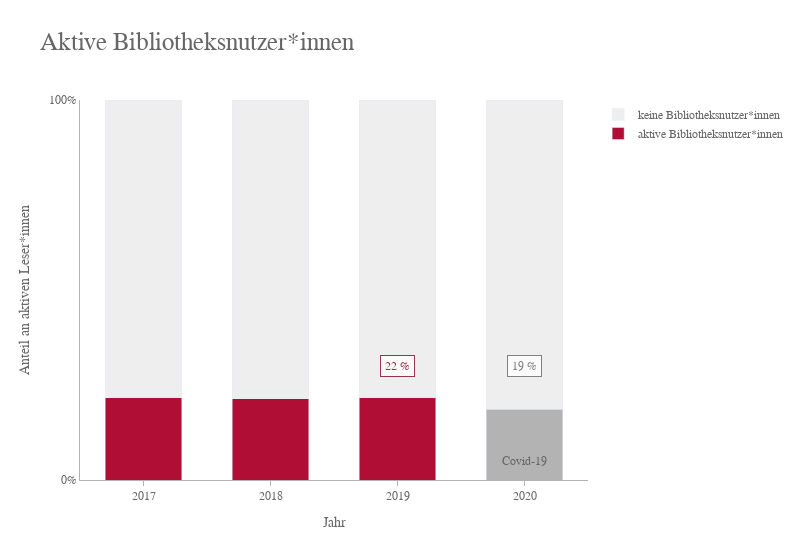

Write notebook code for a chart like this one.
### Markdown cell above
### Wie hoch ist der Anteil an aktiven Bibliotheksnutzer*innen an aktiven Leser\*innen?
- Das Balkendiagramm eignet sich, um den Anteil der Bibliotheksnutzer*innen über die Jahre zu zeigen
- Die aktuellesten, repräsentativen Daten sind hervorgehoben (2019, vor der Covid-19-Pandemie)
- Da die Bibliotheksnutzung durch die Covid-19-Pandemie zurückgegangen ist, werden die Daten ausgegraut, weil sie nicht belastbar sind

### Code cell
fig = go.Figure()

# preparation
colors1 = [light_red, ] * 3
colors1.append(grey)

colors2 = [light_grey, ] * 4

perc_lenders_readers_2019 = f"{round(df['perc_lenders_readers'][9]*100)} %"
perc_lenders_readers_2020 = f"{round(df['perc_lenders_readers'][10]*100)} %"

# two bar groups lending and non-lending readers
fig.add_trace(go.Bar(x=df['year.1'][7:12], y=df['perc_lenders_readers'][7:12], name='aktive Bibliotheksnutzer*innen', width=0.6, marker_color=colors1))
fig.add_trace(go.Bar(x=df['year.1'][7:12], y=df['perc_nonlending_readers'][7:12], name='keine Bibliotheksnutzer*innen', width=0.6, marker_color=colors2))
fig.update_traces(hovertemplate='%{x}: %{y}')

# annotation for covid-19
fig.add_annotation(x=2020, y=0.05, text="Covid-19", showarrow=False, font=dict(size=12, color=dark_grey))
fig.add_annotation(x=2020, y=0.3, text=perc_lenders_readers_2020, showarrow=False, font=dict(size=12, color=dark_grey), bgcolor=white,
                    opacity=0.8, bordercolor=dark_grey, borderpad=4)

# annotation for 2019, representative data
fig.add_annotation(x=2019, y=0.3, text=perc_lenders_readers_2019, showarrow=False, font=dict(size=12, color=red), bgcolor=white,
                    opacity=0.8, bordercolor=red, borderpad=4)

# layout
fig.update_layout(title='Aktive Bibliotheksnutzer*innen',
                    title_font_size=25,
                    xaxis_title='Jahr',
                    yaxis_title='Anteil an aktiven Leser*innen',
                    font_family='Gravitas One',
                    font_color=dark_grey,
                    plot_bgcolor=white,
                    width=800,
                    barmode='stack',
                   )

# axes
fig.update_xaxes(title_text='Jahr', ticks='outside', tick0=2017, tickcolor=grey, fixedrange=True, linecolor=grey)
fig.update_yaxes(range=[0,1], tickformat='.0%', dtick=1, linecolor=grey)
                   
fig.show()

### Figure 1 — Plotly figure (JSON) as saved in the notebook; plotly's stock layout.template omitted (floating-point values rounded to 4 significant figures)
{"data": [{"hovertemplate": "%{x}: %{y}", "marker": {"color": ["#b00e34", "#b00e34", "#b00e34", "#b3b3b3"]}, "name": "aktive Bibliotheksnutzer*innen", "type": "bar", "width": 0.6, "x": [2017, 2018, 2019, 2020], "y": [0.2166, 0.214, 0.2159, 0.1862]}, {"hovertemplate": "%{x}: %{y}", "marker": {"color": ["#eeeeee", "#eeeeee", "#eeeeee", "#eeeeee"]}, "name": "keine Bibliotheksnutzer*innen", "type": "bar", "width": 0.6, "x": [2017, 2018, 2019, 2020], "y": [0.7834, 0.786, 0.7841, 0.8138]}], "layout": {"annotations": [{"font": {"color": "#666666", "size": 12}, "showarrow": false, "text": "Covid-19", "x": 2020, "y": 0.05}, {"bgcolor": "#ffffff", "bordercolor": "#666666", "borderpad": 4, "font": {"color": "#666666", "size": 12}, "opacity": 0.8, "showarrow": false, "text": "19 %", "x": 2020, "y": 0.3}, {"bgcolor": "#ffffff", "bordercolor": "#810a26", "borderpad": 4, "font": {"color": "#810a26", "size": 12}, "opacity": 0.8, "showarrow": false, "text": "22 %", "x": 2019, "y": 0.3}], "barmode": "stack", "font": {"color": "#666666", "family": "Gravitas One"}, "plot_bgcolor": "#ffffff", "title": {"font": {"size": 25}, "text": "Aktive Bibliotheksnutzer*innen"}, "width": 800, "xaxis": {"fixedrange": true, "linecolor": "#b3b3b3", "tick0": 2017, "tickcolor": "#b3b3b3", "ticks": "outside", "title": {"text": "Jahr"}}, "yaxis": {"dtick": 1, "linecolor": "#b3b3b3", "range": [0, 1], "tickformat": ".0%", "title": {"text": "Anteil an aktiven Leser*innen"}}}}
